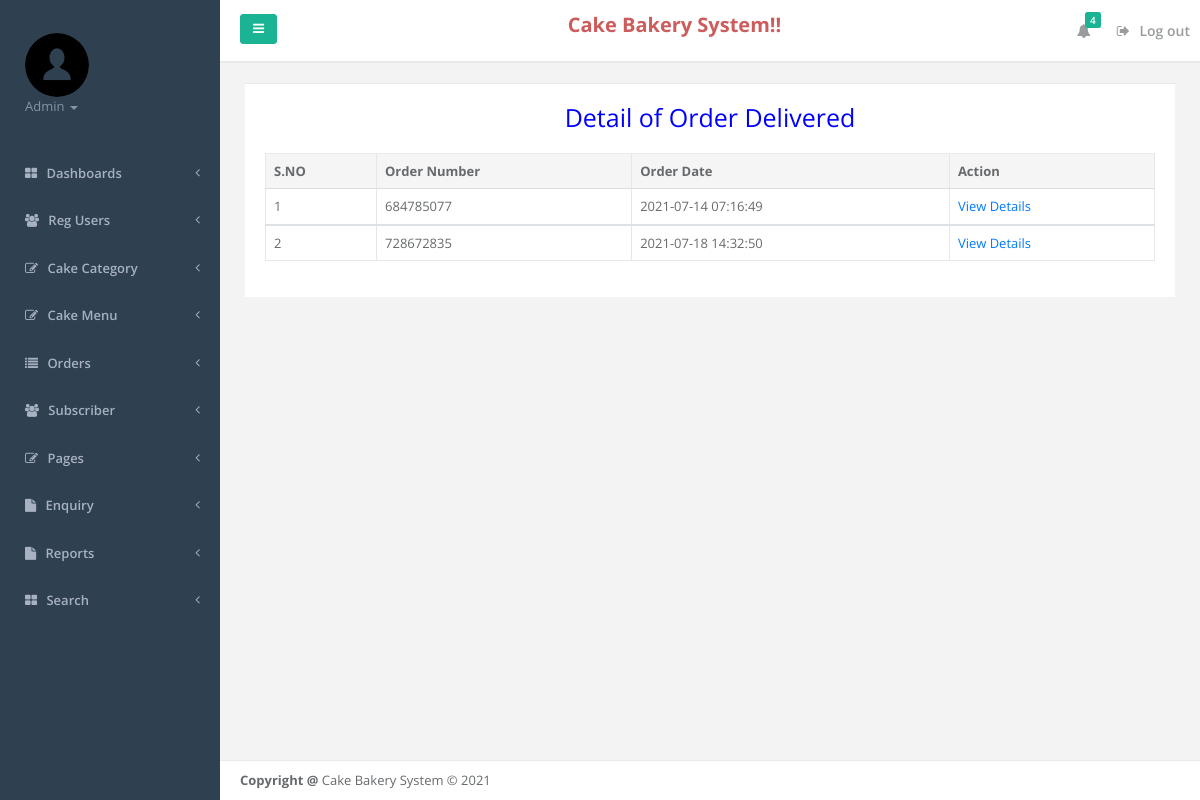
The app's page /admin/cake-delivered.php (signed in) with its own data.
### tables this page shows
CREATE TABLE `tblorderaddresses` (
  `ID` int(11) NOT NULL,
  `UserId` char(100) DEFAULT NULL,
  `Ordernumber` char(100) DEFAULT NULL,
  `Flatnobuldngno` varchar(255) DEFAULT NULL,
  `StreetName` varchar(255) DEFAULT NULL,
  `Area` varchar(255) DEFAULT NULL,
  `Landmark` varchar(255) DEFAULT NULL,
  `City` varchar(255) DEFAULT NULL,
  `OrderTime` timestamp NOT NULL DEFAULT current_timestamp(),
  `OrderFinalStatus` varchar(255) DEFAULT NULL
);

### admin/cake-delivered.php (the view, shortened to what this page needs)
<?php
include('includes/dbconnection.php');
if (strlen($_SESSION['fosaid']==0)) {
  header('location:logout.php');
  } else{
  ?>
<!DOCTYPE html>
<html>
<head>
    <link href="css/bootstrap.min.css" rel="stylesheet">
    <link href="font-awesome/css/font-awesome.css" rel="stylesheet">
    <link href="css/plugins/iCheck/custom.css" rel="stylesheet">
    <link href="css/plugins/steps/jquery.steps.css" rel="stylesheet">
    <link href="css/animate.css" rel="stylesheet">
    <link href="css/style.css" rel="stylesheet">
</head>
<body>
    <div id="wrapper">
    <?php include_once('includes/leftbar.php');?>
        <div id="page-wrapper" class="gray-bg">
             <?php include_once('includes/header.php');?>
        <div class="row border-bottom">
        </div>
        <div class="wrapper wrapper-content animated fadeInRight">
            <div class="row">
                <div class="col-lg-12">
                    <div class="ibox">
                        <div class="ibox-content">
                                 <table class="table table-bordered mg-b-0">
                                    <p style="text-align: center; color: blue; font-size: 25px">Detail of Order Delivered</p>
              <thead>
                <tr>
                  <th>S.NO</th>
                  <th>Order Number</th>
                  <th>Order Date</th>
                  <th>Action</th>
                </tr>
              </thead>
              <?php
$ret=mysqli_query($con,"select * from tblorderaddresses where OrderFinalStatus='Cake Delivered'");
$cnt=1;
while ($row=mysqli_fetch_array($ret)) {
?>
              <tbody>
                <tr>
                  <td><?php echo $cnt;?></td>
                  <td><?php  echo $row['Ordernumber'];?></td>
                  <td><?php  echo $row['OrderTime'];?></td>
                                    <td><a href="viewcakeorder.php?orderid=<?php echo $row['Ordernumber'];?>">View Details</a>
                </tr>
                <?php
$cnt=$cnt+1;
}?>
              </tbody>
            </table>
                        </div>
                    </div>
                    </div>
                </div>
            </div>
         <?php include_once('includes/footer.php');?>
        </div>
        </div>
</body>
</html>
<?php } ?>

### admin/includes/leftbar.php (shortened to what this page needs)
    <nav class="navbar-default navbar-static-side" role="navigation">
        <div class="sidebar-collapse">
            <ul class="nav metismenu" id="side-menu">
                <li class="nav-header">
                    <div class="dropdown profile-element">
                        <img alt="image" class="rounded-circle" src="img/user.png"/>
                        <a data-toggle="dropdown" class="dropdown-toggle" href="#">
                            <?php
$admid=$_SESSION['fosaid'];
$ret=mysqli_query($con,"select AdminName from tbladmin where ID='$admid'");
$row=mysqli_fetch_array($ret);
$name=$row['AdminName'];
?>
                            <span class="text-muted text-xs block"><?php echo $name; ?> <b class="caret"></b></span>
                        </a>
                    </div>
                </li>
                <li>
                    <a href="dashboard.php"><i class="fa fa-th-large"></i> <span class="nav-label">Dashboards</span> <span class="fa arrow"></span></a>
                                    </li>
                                    <li>
                    <a href="user-detail.php"><i class="fa fa-users"></i> <span class="nav-label">Reg Users</span> <span class="fa arrow"></span></a>
                                    </li>
                <li>
                    <a href="#"><i class="fa fa-edit"></i> <span class="nav-label">Cake Category</span><span class="fa arrow"></span></a>
                </li>
 <li>
                    <a href="#"><i class="fa fa-edit"></i> <span class="nav-label">Cake Menu</span><span class="fa arrow"></span></a>
                </li>
        <li>
                    <a href="#"><i class="fa fa-list"></i> <span class="nav-label">Orders</span><span class="fa arrow"></span></a>
                </li>
    <li>
                    <a href="subcriber.php"><i class="fa fa-users"></i> <span class="nav-label">Subscriber</span> <span class="fa arrow"></span></a>
                                    </li>
                <li>
                    <a href="#"><i class="fa fa-edit"></i> <span class="nav-label">Pages</span><span class="fa arrow"></span></a>
                </li>
                <li>
                    <a href="#"><i class="fa fa-file"></i> <span class="nav-label">Enquiry</span><span class="fa arrow"></span></a>
                </li>
                   <li>
                    <a href="#"><i class="fa fa-file"></i> <span class="nav-label">Reports</span><span class="fa arrow"></span></a>
                </li>
                <li>
                    <a href="search.php"><i class="fa fa-th-large"></i> <span class="nav-label">Search</span> <span class="fa arrow"></span></a>
                                    </li>
            </ul>
        </div>
    </nav>

### records on screen
tblorderaddresses: Ordernumber "684785077", OrderTime "2021-07-14 07:16:49"
tblorderaddresses: Ordernumber "728672835", OrderTime "2021-07-18 14:32:50"

### other values on screen
$name "Admin"
$num "4"
